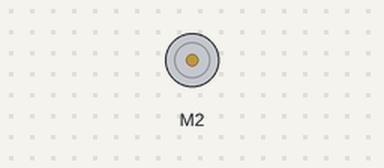
A sketch run on a simulated Arduino Uno, built with avr-gcc and run on an emulated ATmega328P. Parts: DC motor (green arrow = forward, orange = backward, longer = faster). What the sketch prints to the serial monitor is not drawn.

Above: at 2.1 s.
Timing chart, 0 to 5.4 s (numbered marks = the images above):
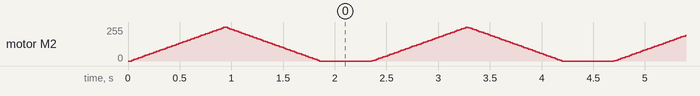

The sketch:

Test_Motor.ino
```cpp
// Adapted By Jens Leysen
#include "DualG2HighPowerMotorShield.h"

// Shield Version
// Implementation for only M1
DualG2HighPowerMotorShield18v22 md;

void stopIfFault()
{
  if (md.getM2Fault())
  {
    md.disableDrivers();
  delay(1);
    Serial.println("M2 fault");
    while (1);
  }
}

void setup()
{
  Serial.begin(115200);
  Serial.println("Dual G2 High Power Motor Shield");
  md.init();
  md.calibrateCurrentOffsets();

  delay(10);
}

void loop()
{
  md.enableDrivers();
  delay(1);  // The drivers require a maximum of 1ms to elapse when brought out of sleep mode.

  for (int i = 0; i <= 400; i++)
  {
    md.setM2Speed(i);
    stopIfFault();
    if (i%200 == 100)
    {
      Serial.print("M2 current: ");
      Serial.println(md.getM2CurrentMilliamps());
  }
    delay(2);
  }

  for (int i = 400; i > 0; i--)
  {
    md.setM2Speed(i);
    stopIfFault();
    if (i%200 == 100)
    {
      Serial.print("M2 current: ");
      Serial.println(md.getM2CurrentMilliamps());
    }
    delay(2);
  }

  md.disableDrivers(); // Put the MOSFET drivers into sleep mode.
  delay(500);
}
```
